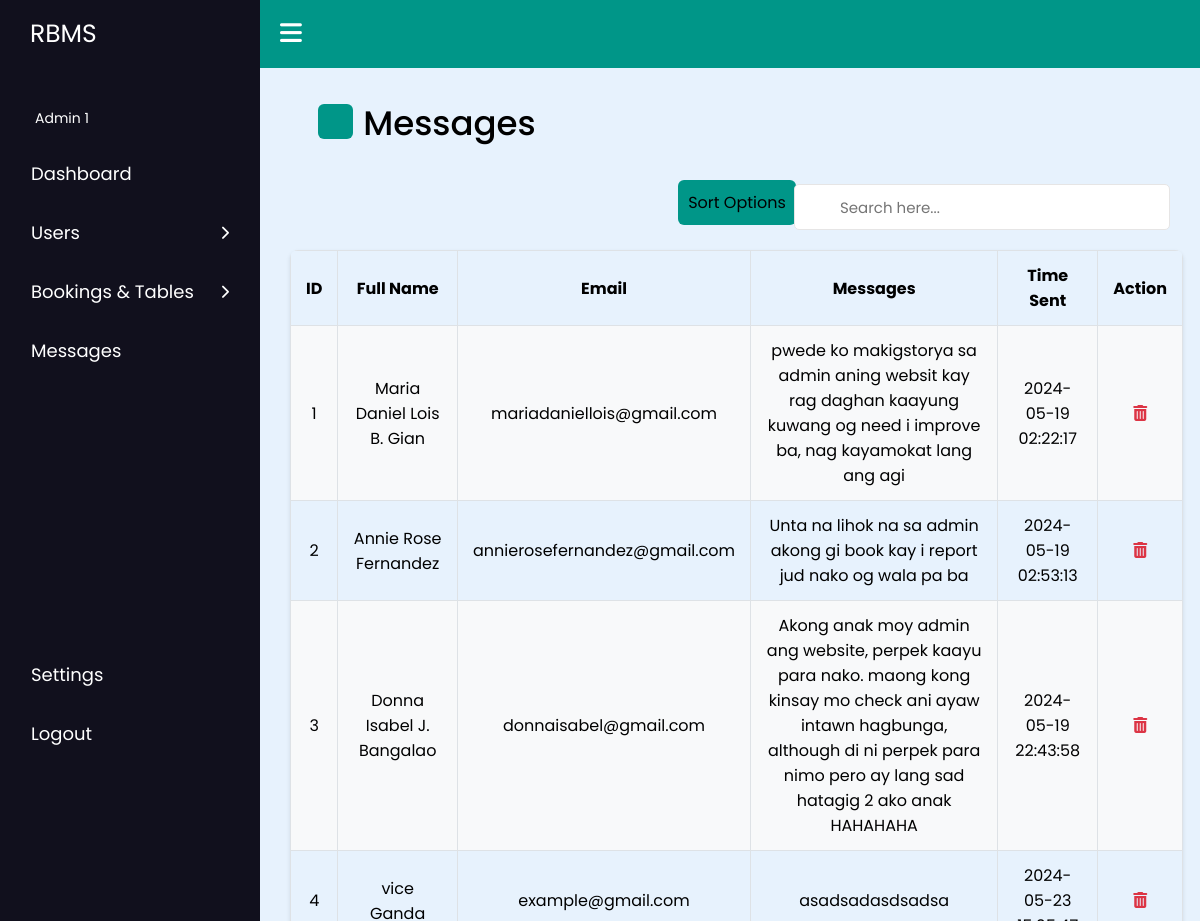
The app's page /Php_Codes/AdminPage_messages.php (signed in) with its own data.
### tables this page shows
CREATE TABLE `contact_us` (
  `id` int(100) NOT NULL,
  `fullname` varchar(200) NOT NULL,
  `email` varchar(200) NOT NULL,
  `messages` varchar(5000) NOT NULL,
  `time_sent` datetime NOT NULL
);

### Php_Codes/AdminPage_messages.php (the view, shortened to what this page needs)
<?php
$admin = $_SESSION['admin'];
?>
<!DOCTYPE html>
<html lang="en">
  <head>
    <link rel="stylesheet" href="https://cdnjs.cloudflare.com/ajax/libs/font-awesome/6.2.1/css/all.min.css" />
    <link rel="stylesheet" href="https://unicons.iconscout.com/release/v4.0.0/css/line.css">
    <link rel="stylesheet" type="text/css" href="../Css_Codes/AdminPage_messagesstyle.css">
  </head>
  <body>
    <nav class="sidebar">
      <a href="#" class="logo">RBMS</a>
      <div class="menu-content">
        <ul class="menu-items">
          <div class="menu-title"><?php echo htmlspecialchars($admin['fullname']); ?>
          </div>
          <li class="item">
            <a href="../Php_Codes/AdminPage_Dashboard.php">Dashboard</a>
          </li>
          <li class="item">
            <div class="submenu-item">
              <span>Users</span>
              <i class="fa-solid fa-chevron-right"></i>
            </div>
          </li>
          <li class="item">
            <div class="submenu-item">
              <span>Bookings & Tables
              </span>
              <i class="fa-solid fa-chevron-right"></i>
            </div>
          </li>
          <li class="item">
            <a href="#">Messages</a>
          </li>
          <li class="item bottom1">
                    <a href="#">Settings</a>
                </li>
                <li class="item bottom2">
                    <a href="#" onclick="showLogoutModal(); return false;">Logout</a>
                </li>
        </ul>
      </div>
    </nav>
    <nav class="navbar">
      <i class="fa-solid fa-bars" id="sidebar-close"></i>
    </nav>
    <main class="main">
        <div class="title">
            <i class="uil uil-envelope"></i>
            <span class="text" id="text1">Messages</span>
        </div>
        <div class="search-box">
          <input type="text" id="searchInput" placeholder="Search here...">
      </div>
        <div class="dropdown">
            <span>Sort Options</span>
        </div>
        <table id="userTable" border="1" style="text-align:center; border-color:#000;">
          <tr>
              <th>ID</th>
              <th>Full Name</th>
              <th>Email</th>
              <th>Messages</th>
              <th>Time Sent</th>
              <th>Action</th>
          </tr>
          <?php
          $conn = mysqli_connect("localhost","root","","user_info");
          $sql = "SELECT id, fullname, email, messages, time_sent from contact_us";
          $result = $conn->query($sql);
          if($result->num_rows>0) {
              while($row = $result->fetch_assoc()) {
                  echo"</tr><td>".$row["id"].
                  "</td><td>".$row["fullname"].
                  "</td><td>".$row["email"].
                  "</td><td>".$row["messages"].
                  "</td><td>".$row["time_sent"].
                  '<td><a href="#" class="delete-row" data-id="'.$row["id"].'"><i class="fas fa-trash-alt"></i></a></td>';
              }
              echo"</table>";
          }
          else{
              echo"0 result";
          }
          ?>
    </main>
  </body>
</html>

### Css_Codes/AdminPage_messagesstyle.css (style rules this page uses)
:root { --border-color: #e6e5e5; --panel-color: #FFF; --text-color: #000; --title-icon-color: #fff; --primary-color: #009688; }
* { margin: 0; padding: 0; box-sizing: border-box; font-family: "Poppins", sans-serif; }
.sidebar { display: flex; flex-direction: column; position: fixed; height: 100vh; width: 260px; background: #11101d; padding: 15px; z-index: 99; }
.logo { font-size: 25px; padding: 0 15px; }
.sidebar a { color: #fff; text-decoration: none; }
.menu-content { position: relative; height: 100%; width: 100%; margin-top: 40px; overflow-y: scroll; flex: 1; }
.menu-items { height: 100%; width: 100%; list-style: none; transition: all 0.4s ease; padding: 0; }
.menu-title { color: #fff; font-size: 14px; padding: 15px 20px; }
.item { font-size: 18px; }
.item.bottom1 { margin-top: 115%; }
.item a { color: #fff; text-decoration: none; }
.item a, .submenu-item { padding: 16px; display: inline-block; width: 100%; border-radius: 12px; }
.item i { font-size: 14px; }
.submenu-item { display: flex; justify-content: space-between; align-items: center; color: #fff; cursor: pointer; }
.navbar, .main { left: 260px; width: calc(100% - 260px); transition: all 0.5s ease; z-index: 1000; }
.navbar { position: fixed; color: #fff; padding: 15px 20px; font-size: 25px; background: #009688; cursor: pointer; }
.navbar #sidebar-close { cursor: pointer; }
.main { position: relative; display: flex; height: 100vh; z-index: 100; background: #e7f2fd; overflow: hidden; overflow-y: auto; }
.title { align-items: center; margin: 30px 0; position: absolute; top: 8%; left: 3%; }
.title i { height: 35px; width: 35px; background-color: var(--primary-color); border-radius: 6px; color: var(--title-icon-color); display: flex; align-items: center; justify-content: center; font-size: 24px; margin-left: 30px; }
.title #text1 { position: absolute; font-size: 34px; font-weight: 500; color: var(--text-color); margin-left: 10px; top: -15%; left: 100%; width: 50rem; }
table { width: 95%; max-height: 110px; overflow-y: auto; overflow-x: auto; border-collapse: collapse; margin-top: 5px; margin-left: auto; margin-right: auto; position: absolute; top: 25%; left: 30px; border-radius: 15px; border: none; }
th, td { text-align: center; padding: 4px; }
.search-box input { position: absolute; border: 1px solid var(--border-color); padding: 0 20px 0 45px; border-radius: 5px; height: 5%; width: 40%; color: var(--text-color); font-size: 15px; font-weight: 400; outline: none; right: 30px; z-index: 1; top: 20%; }
.dropdown { position: absolute; top: 19.5%; right: 43%; background-color: #009688; color: black; border-radius: 6px; padding: 10px; cursor: pointer; }

### Php_Codes/AdminPage_messages.php (style rules this page uses)
table { width: 95%; border-collapse: collapse; margin: 20px auto; border-radius: 8px; overflow: hidden; box-shadow: 0 2px 4px rgba(0,0,0,0.1); }
th, td { text-align: center; padding: 12px 15px; border: 1px solid #dee2e6; }
.delete-row { color: #dc3545; text-decoration: none; padding: 5px 10px; border-radius: 4px; transition: background-color 0.3s; }

### records on screen
contact_us: id "1", fullname "Maria Daniel Lois B. Gian", email "mariadaniellois@gmail.com", messages "pwede ko makigstorya sa admin aning websit kay rag daghan kaayung kuwang og need i improve ba, nag kayamokat lang ang agi", time_sent "2024-05-19 02:22:17"
contact_us: id "2", fullname "Annie Rose Fernandez", email "annierosefernandez@gmail.com", messages "Unta na lihok na sa admin akong gi book kay i report jud nako og wala pa ba", time_sent "2024-05-19 02:53:13"
contact_us: id "3", fullname "Donna Isabel J. Bangalao", email "donnaisabel@gmail.com", messages "Akong anak moy admin ang website, perpek kaayu para nako. maong kong kinsay mo check ani ayaw intawn hagbunga, although di ni perpek para nimo pero ay lang sad hatagig 2 ako anak HAHAHAHA", time_sent "2024-05-19 22:43:58"
contact_us: id "4", email "example@gmail.com", messages "asadsadasdsadsa", time_sent "2024-05-23…"

### other values on screen
$admin['fullname'] "Admin 1"
